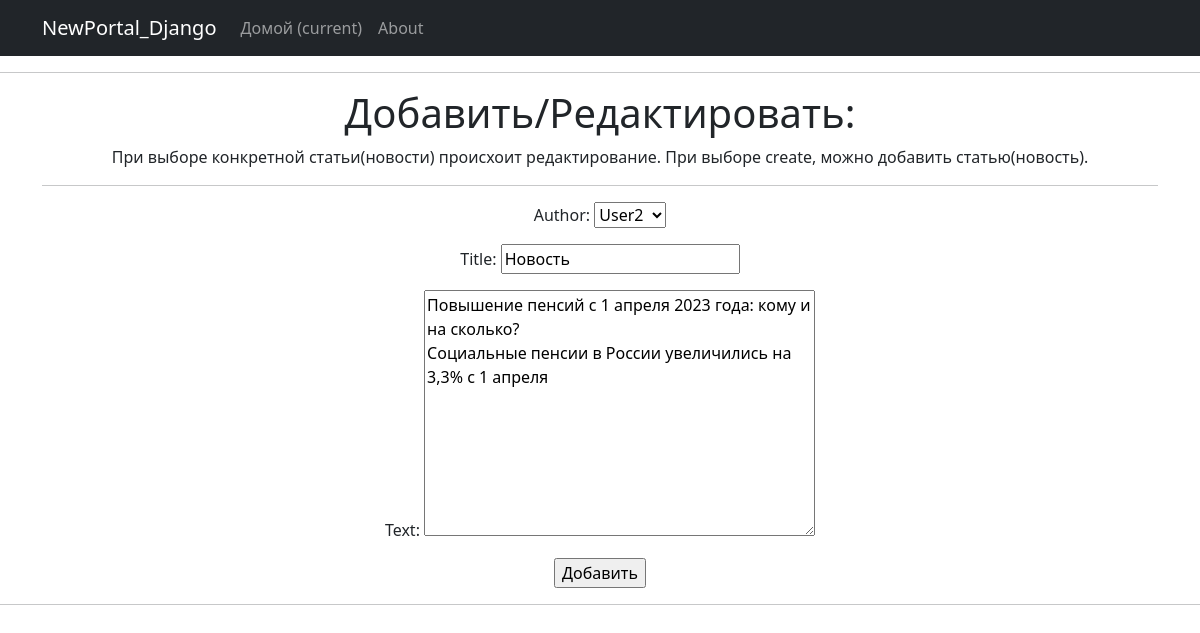
The app's page /news/2/edit/ with its own data.
### news/models.py (models this page shows, shortened)
class Author(models.Model):
    author = models.OneToOneField(User, on_delete=models.CASCADE)
    rating_author = models.IntegerField(default=0)
    author = models.ForeignKey(User, related_name="posts", on_delete=models.CASCADE)
    def __str__(self):
        return f'{self.author}'

class Post(models.Model):
    author = models.ForeignKey(Author, on_delete=models.CASCADE)
    view = models.CharField(max_length=2, choices=OPTIONS)
    time_in = models.DateTimeField(auto_now_add=True)
    categories = models.ManyToManyField(Category, through='PostCategory')
    title = models.CharField(max_length=250)
    text = models.TextField()
    rating_post = models.IntegerField(default=0)

### news/views.py (the view)
# urls.py: path('<int:pk>/edit/', NewsUpdate.as_view(), name='news_update'),
class NewsUpdate(UpdateView):
    form_class = PostForm
    model = Post
    template_name = 'post_edit.html'

### news/forms.py
class PostForm(forms.ModelForm):
    class Meta:
        model = Post
        fields = ['author', 'title', 'text']

### templates/post_edit.html (shortened to what this page needs)
{% extends 'flatpages/default.html' %}
{% block content %}
<h1>Добавить/Редактировать:</h1>
<h7>При выборе конкретной статьи(новости) происхоит редактирование.
    При выборе create, можно добавить статью(новость).
</h7>
<hr>
<form action="" method="post">
    {{ form.as_p }}
    <input type="submit" value="Добавить"/>
</form>
{% endblock content %}

### records on screen
Author: author "User2"
Post: title "Новость", text "Повышение пенсий с 1 апреля 2023 года: кому и на сколько? Социальные пенсии в России увеличились на 3,3% с 1 апреля"
